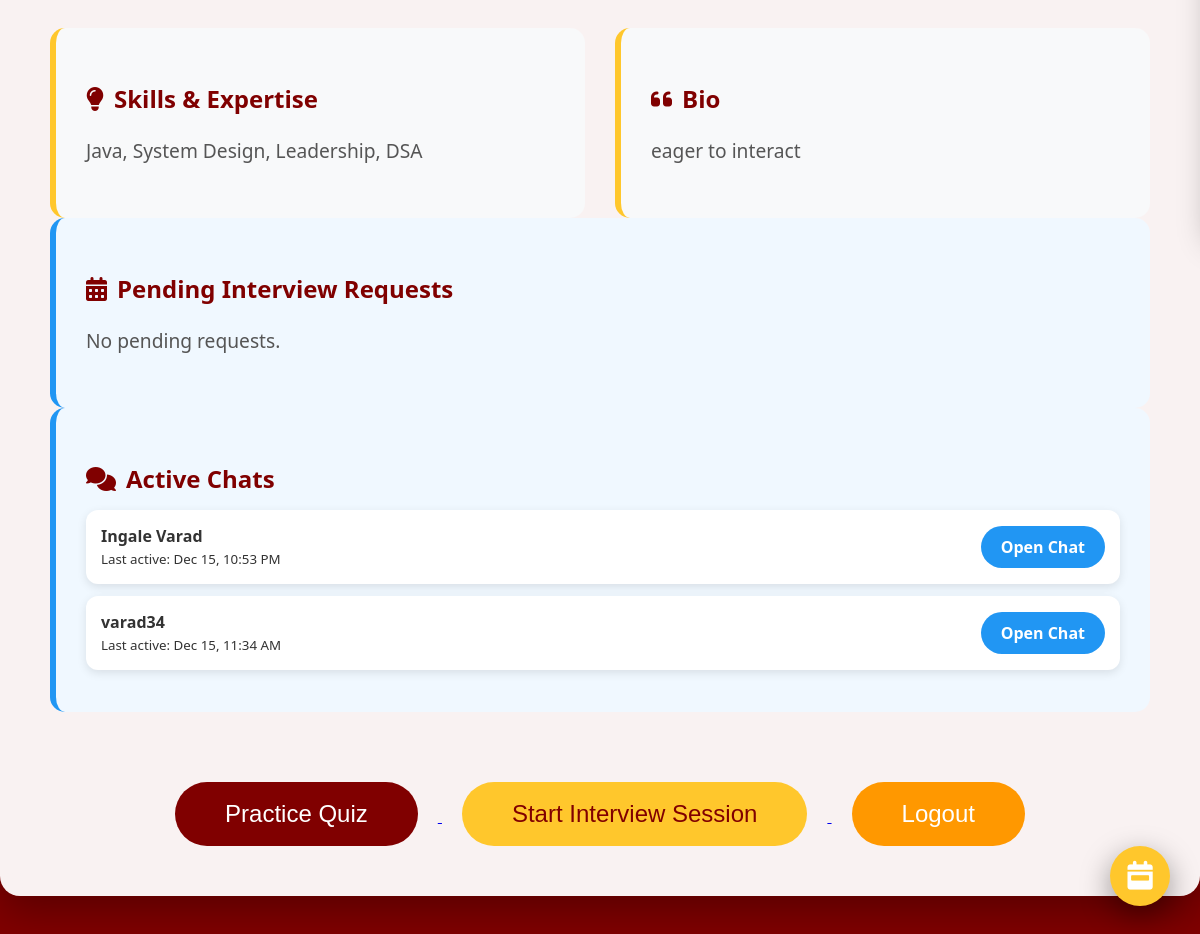
The app's page / (signed in, lower part), older data.
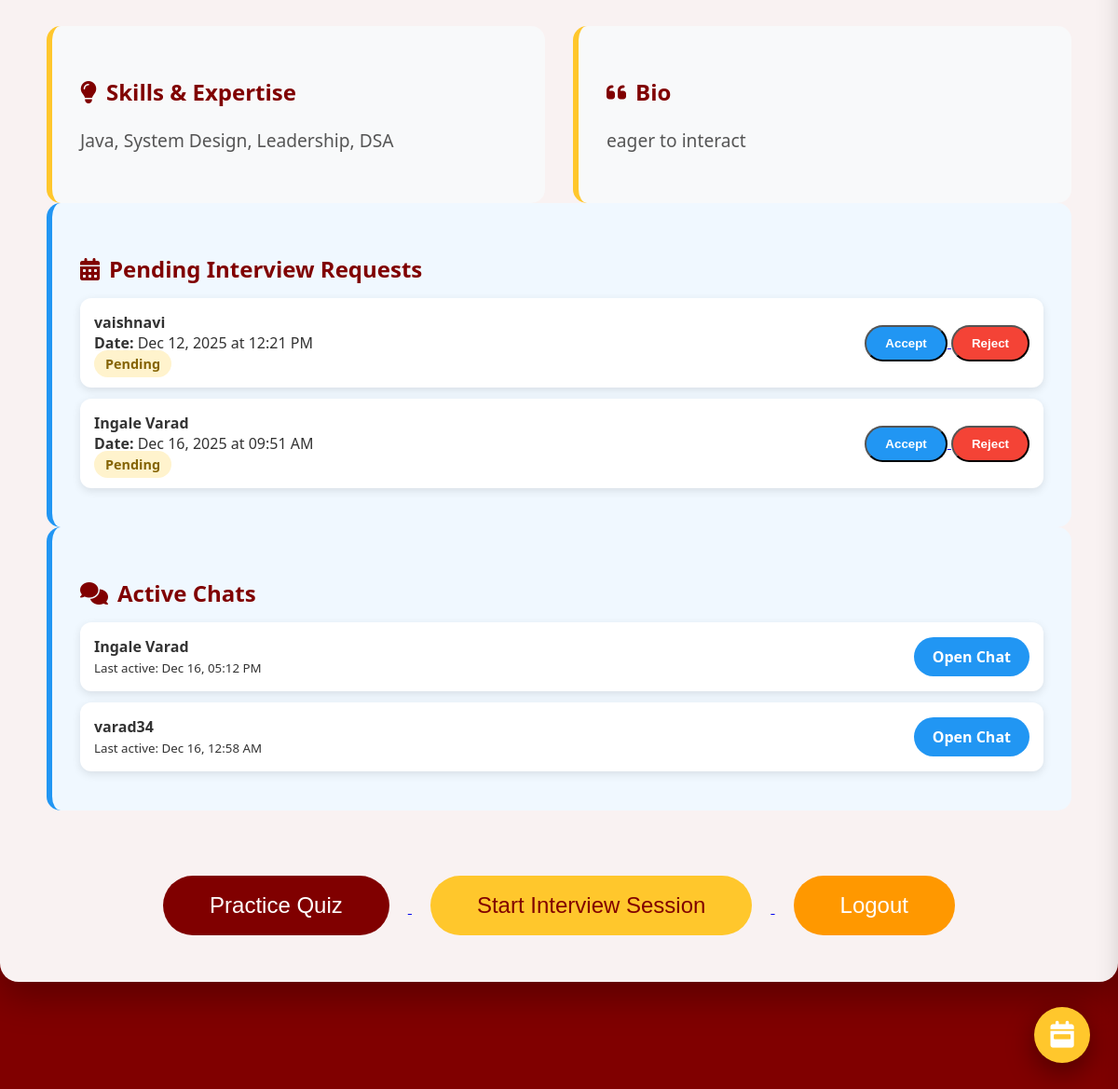
The same page, newer data.
### question_gen/models.py (models this page shows, shortened)
class User(AbstractUser):
    USER_TYPE_CHOICES = (
        ('student', 'Student'),
        ('interviewer', 'Interviewer'),
        ('admin', 'Admin'),
    )
    user_type = models.CharField(
        max_length=20,
        choices=USER_TYPE_CHOICES,
        default='student'
    )
    package = models.CharField(max_length=50, blank=True, null=True)
    company = models.CharField(max_length=100, blank=True, null=True)
    role = models.CharField(max_length=100, blank=True, null=True)
    skills = models.CharField(max_length=200, blank=True, null=True)  # Added skills field
    bio = models.TextField(blank=True, null=True)
    profile_image = models.URLField( max_length=500,blank=True, null=True)
    class Meta:
        verbose_name = 'User'
        verbose_name_plural = 'Users'

class InterviewRequest(models.Model):
    student = models.ForeignKey(
        settings.AUTH_USER_MODEL,
        on_delete=models.CASCADE,
        related_name='sent_requests'
    )
    interviewer = models.ForeignKey(
        settings.AUTH_USER_MODEL,
        on_delete=models.CASCADE,
        related_name='received_requests'
    )
    requested_date = models.DateTimeField(help_text="Proposed date and time for the interview")
    message = models.TextField(blank=True, help_text="Optional message from student")
    status = models.CharField(
        max_length=20,
        choices=[
            ('pending', 'Pending'),
            ('accepted', 'Accepted'),
            ('rejected', 'Rejected'),
        ],
        default='pending'
    )
    created_at = models.DateTimeField(auto_now_add=True)
    updated_at = models.DateTimeField(auto_now=True)
    class Meta:
        ordering = ['-created_at']
        unique_together = ['student', 'interviewer', 'requested_date']

### question_gen/views.py (the view)
# urls.py: path('', views.landing, name='landing'),
@login_required
def landing(request):
    user = request.user
    if user.user_type == 'admin':
        return redirect('admin:index')
    if user.user_type == 'interviewer':
        pending_requests = InterviewRequest.objects.filter(
            interviewer=user,
            status='pending'
        ).order_by('requested_date')
        all_requests = InterviewRequest.objects.filter(
            interviewer=user
        ).order_by('-requested_date')
        active_students = User.objects.filter(
            sent_messages__receiver=user
        ).annotate(
            last_message_time=models.Max('sent_messages__timestamp')
        ).order_by('-last_message_time')
        return render(request, 'question_gen/mentor_dashboard.html', {
            'pending_requests': pending_requests,
            'all_requests': all_requests,        # For calendar drawer
            'active_chats': active_students,     # With last message time
        })
    mentors = User.objects.filter(user_type='interviewer').order_by('-date_joined')[:6]
    return render(request, 'question_gen/landing.html', {
        'mentors': mentors
    })

### question_gen/templates/question_gen/mentor_dashboard.html (shortened to what this page needs)
<!DOCTYPE html>
<html lang="en">
<head>
    <link rel="stylesheet" href="https://cdnjs.cloudflare.com/ajax/libs/font-awesome/6.4.0/css/all.min.css" />
</head>
<body>
    <div class="container">
        <div class="dashboard-grid">
            <div class="info-box">
                <h3><i class="fas fa-lightbulb"></i> Skills & Expertise</h3>
                <p>{{ user.skills|default:"Java, System Design, Leadership, DSA" }}</p>
            </div>
            <div class="info-box">
                <h3><i class="fas fa-quote-left"></i> Bio</h3>
                <p>{{ user.bio|default:"Passionate mentor helping students crack high-package jobs at top tech companies." }}</p>
            </div>
        </div>
        <div class="info-box schedule-box" style="grid-column: span 2;">
            <h3><i class="fas fa-calendar-alt"></i> Pending Interview Requests</h3>
            {% if pending_requests %}
                {% for req in pending_requests %}
                    <div class="request-item">
                        <div>
                            <strong>{{ req.student.username }}</strong><br>
                            <strong>Date:</strong> {{ req.requested_date|date:"M d, Y" }} at {{ req.requested_date|time:"h:i A" }}<br>
                            <span class="status pending">Pending</span>
                        </div>
                        <div>
                            <a href="{% url 'accept_request' req.id %}">
                                <button>Accept</button>
                            </a>
                            <a href="{% url 'reject_request' req.id %}">
                                <button style="background:#f44336;">Reject</button>
                            </a>
                        </div>
                    </div>
                {% endfor %}
            {% else %}
                <p>No pending requests.</p>
            {% endif %}
        </div>
        <div class="info-box chat-list" style="grid-column: span 2;">
            <h3><i class="fas fa-comments"></i> Active Chats</h3>
            {% if active_chats %}
                {% for student in active_chats %}
                    <div class="chat-item">
                        <div>
                            <strong>{{ student.username }}</strong><br>
                            <small>Last active: {{ student.last_message_time|date:"M d, h:i A" }}</small>
                        </div>
                        <a href="{% url 'chat' student.id %}">Open Chat</a>
                    </div>
                {% endfor %}
            {% else %}
                <p>No active chats yet.</p>
            {% endif %}
        </div>
        <div class="btn-group">
            <a href="{% url 'select_topic' %}">
                <button class="btn quiz-btn">Practice Quiz</button>
            </a>
            <a href="{% url 'start_manual_meet' %}">
                <button class="btn meet-btn">Start Interview Session</button>
            </a>
            <a href="{% url 'logout' %}">
                <button class="btn logout-btn">Logout</button>
            </a>
        </div>
    </div>
    <div class="calendar-toggle" onclick="toggleDrawer()">
        <i class="fas fa-calendar-week"></i>
    </div>
</body>
</html>

### question_gen/templates/question_gen/mentor_dashboard.html (style rules this page uses)
body { font-family: 'Segoe UI', Arial, sans-serif; background: #800000; color: #333; margin: 0; padding: 0; min-height: 100vh; }
.container { background: rgba(255, 255, 255, 0.95); padding: 50px; border-radius: 20px; box-shadow: 0 15px 40px rgba(0, 0, 0, 0.3); max-width: 1100px; margin: 40px auto; backdrop-filter: blur(10px); position: relative; }
.dashboard-grid { display: grid; grid-template-columns: 1fr 1fr; gap: 30px; margin-top: 40px; }
.info-box { background: #f8f9fa; padding: 30px; border-radius: 15px; border-left: 6px solid #FFC72C; }
.info-box h3 { color: #800000; margin-bottom: 15px; font-size: 1.5em; display: flex; align-items: center; gap: 10px; }
.info-box p { font-size: 1.2em; line-height: 1.8; color: #555; }
.chat-list, .schedule-box { background: #f0f8ff; border-left-color: #2196F3; }
.chat-item, .request-item { background: white; padding: 15px; margin: 12px 0; border-radius: 12px; display: flex; justify-content: space-between; align-items: center; box-shadow: 0 3px 10px rgba(0,0,0,0.1); }
.chat-item a, .request-item button { background: #2196F3; color: white; padding: 10px 20px; border-radius: 30px; text-decoration: none; font-weight: bold; transition: 0.3s; }
.calendar-toggle { position: fixed; right: 30px; bottom: 30px; background: #FFC72C; color: white; width: 60px; height: 60px; border-radius: 50%; display: flex; justify-content: center; align-items: center; font-size: 1.8em; cursor: pointer; box-shadow: 0 10px 30px rgba(0,0,0,0.4); z-index: 1000; transition: all 0.3s; }
.request-item .status { padding: 5px 12px; border-radius: 20px; font-size: 0.9em; font-weight: bold; }
.status.pending { background: #fff3cd; color: #856404; }
.btn-group { text-align: center; margin-top: 50px; }
.btn { padding: 18px 50px; font-size: 1.5em; border: none; border-radius: 50px; cursor: pointer; margin: 0 20px; transition: all 0.3s; }
.quiz-btn { background: #800000; color: white; }
.meet-btn { background: #FFC72C; color: #800000; }
.logout-btn { background: #ff9800; color: white; margin-top: 20px; }

Row changes from the older to the newer data that the page shows:
added InterviewRequest: student.username "vaishnavi", requested_date "Dec 12, 2025", requested_date "12:21 PM"
added InterviewRequest: student.username "Ingale Varad", requested_date "Dec 16, 2025", requested_date "09:51 AM"
changed User "Ingale Varad": last_message_time "Dec 15, 10:53 PM" → "Dec 16, 05:12 PM"
changed User "varad34": last_message_time "Dec 15, 11:34 AM" → "Dec 16, 12:58 AM"
Text that changed along with them:
text no longer shown: "No pending requests."
